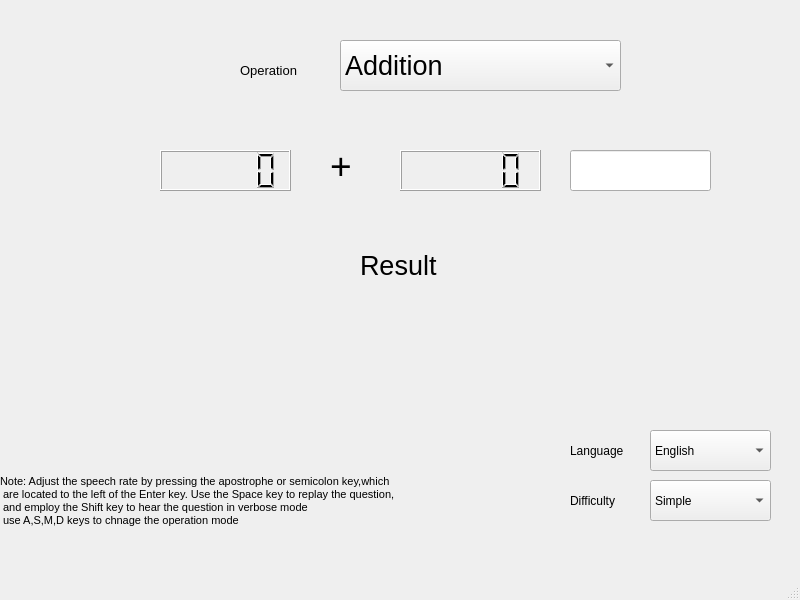
<?xml version="1.0" encoding="UTF-8"?>
<ui version="4.0">
 <class>MainWindow</class>
 <widget class="QMainWindow" name="MainWindow">
  <property name="geometry">
   <rect>
    <x>0</x>
    <y>0</y>
    <width>800</width>
    <height>600</height>
   </rect>
  </property>
  <property name="windowTitle">
   <string>MainWindow</string>
  </property>
  <widget class="QWidget" name="centralwidget">
   <widget class="QLCDNumber" name="n1">
    <property name="geometry">
     <rect>
      <x>160</x>
      <y>150</y>
      <width>131</width>
      <height>41</height>
     </rect>
    </property>
   </widget>
   <widget class="QLCDNumber" name="n2">
    <property name="geometry">
     <rect>
      <x>400</x>
      <y>150</y>
      <width>141</width>
      <height>41</height>
     </rect>
    </property>
   </widget>
   <widget class="QLineEdit" name="user_ans">
    <property name="geometry">
     <rect>
      <x>570</x>
      <y>150</y>
      <width>141</width>
      <height>41</height>
     </rect>
    </property>
    <property name="font">
     <font>
      <pointsize>20</pointsize>
     </font>
    </property>
   </widget>
   <widget class="QComboBox" name="operation">
    <property name="geometry">
     <rect>
      <x>340</x>
      <y>40</y>
      <width>281</width>
      <height>51</height>
     </rect>
    </property>
    <property name="font">
     <font>
      <pointsize>20</pointsize>
     </font>
    </property>
    <item>
     <property name="text">
      <string>Addition</string>
     </property>
    </item>
    <item>
     <property name="text">
      <string>Subraction</string>
     </property>
    </item>
    <item>
     <property name="text">
      <string>Division</string>
     </property>
    </item>
    <item>
     <property name="text">
      <string>Multiplication</string>
     </property>
    </item>
   </widget>
   <widget class="QLabel" name="label">
    <property name="geometry">
     <rect>
      <x>240</x>
      <y>50</y>
      <width>81</width>
      <height>41</height>
     </rect>
    </property>
    <property name="font">
     <font>
      <pointsize>10</pointsize>
     </font>
    </property>
    <property name="text">
     <string>Operation</string>
    </property>
   </widget>
   <widget class="QLabel" name="result">
    <property name="geometry">
     <rect>
      <x>360</x>
      <y>240</y>
      <width>121</width>
      <height>51</height>
     </rect>
    </property>
    <property name="font">
     <font>
      <pointsize>20</pointsize>
     </font>
    </property>
    <property name="text">
     <string>Result</string>
    </property>
   </widget>
   <widget class="QComboBox" name="Languages">
    <property name="geometry">
     <rect>
      <x>650</x>
      <y>430</y>
      <width>121</width>
      <height>41</height>
     </rect>
    </property>
    <item>
     <property name="text">
      <string>English</string>
     </property>
    </item>
   </widget>
   <widget class="QLabel" name="Lang_label">
    <property name="geometry">
     <rect>
      <x>570</x>
      <y>430</y>
      <width>71</width>
      <height>41</height>
     </rect>
    </property>
    <property name="text">
     <string>Language</string>
    </property>
   </widget>
   <widget class="QLabel" name="op_label">
    <property name="geometry">
     <rect>
      <x>330</x>
      <y>140</y>
      <width>111</width>
      <height>51</height>
     </rect>
    </property>
    <property name="font">
     <font>
      <pointsize>28</pointsize>
     </font>
    </property>
    <property name="text">
     <string>+</string>
    </property>
   </widget>
   <widget class="QLabel" name="result_2">
    <property name="geometry">
     <rect>
      <x>0</x>
      <y>450</y>
      <width>531</width>
      <height>101</height>
     </rect>
    </property>
    <property name="font">
     <font>
      <pointsize>8</pointsize>
     </font>
    </property>
    <property name="text">
     <string>Note: Adjust the speech rate by pressing the apostrophe or semicolon key,which
 are located to the left of the Enter key. Use the Space key to replay the question,
 and employ the Shift key to hear the question in verbose mode
 use A,S,M,D keys to chnage the operation mode </string>
    </property>
   </widget>
   <widget class="QComboBox" name="Difficulty_levels">
    <property name="geometry">
     <rect>
      <x>650</x>
      <y>480</y>
      <width>121</width>
      <height>41</height>
     </rect>
    </property>
    <item>
     <property name="text">
      <string>Simple</string>
     </property>
    </item>
    <item>
     <property name="text">
      <string>Easy</string>
     </property>
    </item>
    <item>
     <property name="text">
      <string>Medium</string>
     </property>
    </item>
    <item>
     <property name="text">
      <string>Hard</string>
     </property>
    </item>
    <item>
     <property name="text">
      <string>Challenging</string>
     </property>
    </item>
   </widget>
   <widget class="QLabel" name="difficulty_label">
    <property name="geometry">
     <rect>
      <x>570</x>
      <y>480</y>
      <width>61</width>
      <height>41</height>
     </rect>
    </property>
    <property name="text">
     <string>Difficulty</string>
    </property>
   </widget>
  </widget>
  <widget class="QMenuBar" name="menubar">
   <property name="geometry">
    <rect>
     <x>0</x>
     <y>0</y>
     <width>800</width>
     <height>25</height>
    </rect>
   </property>
  </widget>
  <widget class="QStatusBar" name="statusbar"/>
 </widget>
 <resources/>
 <connections/>
</ui>
